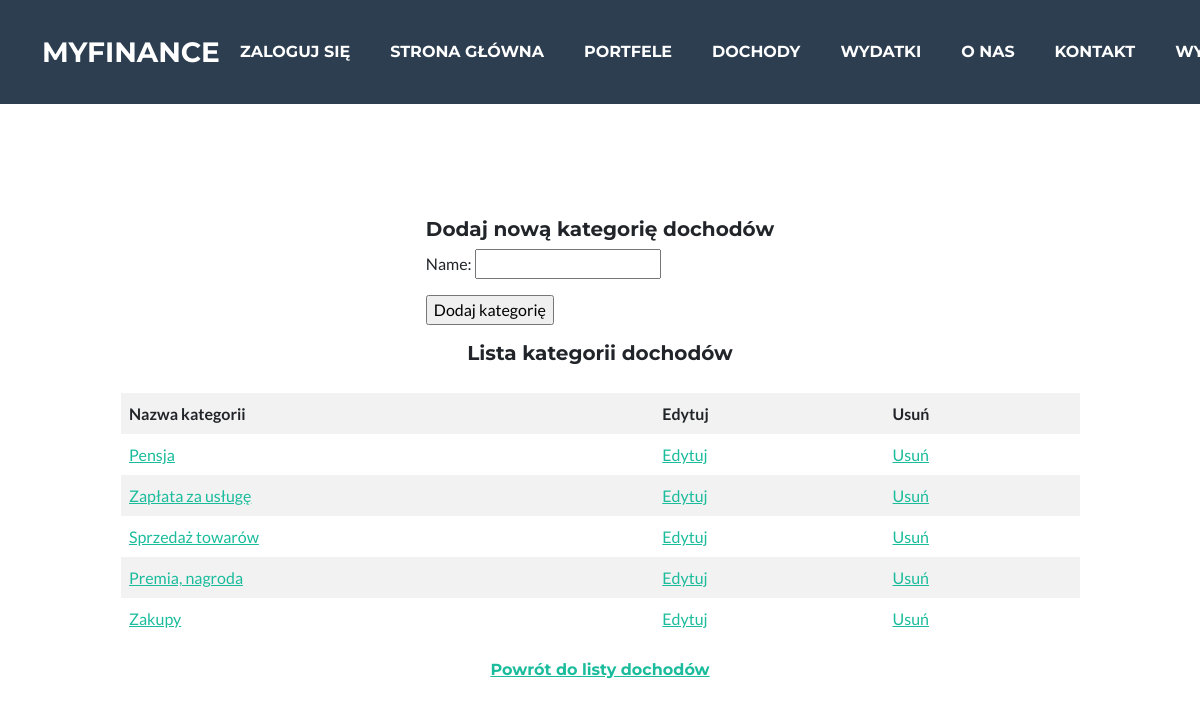
The app's page /category_income_list/ (signed in) with its own data.
### MyFinance/models.py (models this page shows, shortened)
class CategoryIncome(models.Model):
    name = models.CharField(max_length=255)
    user = models.ForeignKey(User, on_delete=models.CASCADE)

### MyFinance/views.py (the view, shortened to what this page needs)
# urls.py: path('category_income_list/', views.CategoryIncomeListView.as_view(), name='category_income_list'),
class CategoryIncomeListView(LoginRequiredMixin, View):
    template_name = 'category_income_list.html'
    def get(self, request):
        form = CategoryIncomeForm()
        categories = CategoryIncome.objects.filter(
            user=request.user)  # storing all existing income categories from database in this variable
        return render(request, self.template_name, {'categories': categories, 'form': form})

### MyFinance/forms.py
class CategoryIncomeForm(forms.ModelForm):
    class Meta:
        model = CategoryIncome
        fields = ['name']

### MyFinance/templates/category_income_list.html (shortened to what this page needs)
{% extends 'base.html' %}
{% block content %}
    <div style="display: flex; flex-direction: column; align-items: center; justify-content: center; min-height: 100vh;">
        <form method="post">
                <h5>Dodaj nową kategorię dochodów</h5>
                {{ form.as_p }}
                <p><input type="submit" value="Dodaj kategorię"></p>
            </form>
        <h5>Lista kategorii dochodów</h5>
        <table>
            <thead>
                <tr>
                    <th>Nazwa kategorii</th>
                    <th>Edytuj</th>
                    <th>Usuń</th>
                </tr>
            </thead>
            <tbody>
                {% for category in categories %}
                    <tr>
                        <td><a href="/detailed_category_income_list/{{ category.id }}/">{{ category.name }}</a></td>
                        <td>
                            <a href="/category_income_list/{{ category.id }}/edit/">Edytuj</a>
                        </td>
                        <td>
                            <a href="/category_income_list/{{ category.id }}/delete/">Usuń</a>
                        </td>
                    </tr>
                {% empty %}
                    <tr>
                        <td colspan="3">Brak dostępnych kategorii.</td>
                    </tr>
                {% endfor %}
            </tbody>
        </table>
        <h6><p><a href="/monthly_income_list/">Powrót do listy dochodów</a></p></h6>
    </div>
{% endblock %}

### MyFinance/templates/base.html (style rules this page uses)
body { padding-top: 60px; }

### MyFinance/templates/category_income_list.html (style rules this page uses)
table { border-collapse: collapse; width: 80%; margin: 20px auto; }
th, td { padding: 8px; text-align: left; }
th { background-color: #f2f2f2; }
tr:nth-child(even) { background-color: #f2f2f2; }
table, th, td { border: 1px solid transparent; }

### records on screen
CategoryIncome: name "Pensja"
CategoryIncome: name "Zapłata za usługę"
CategoryIncome: name "Sprzedaż towarów"
CategoryIncome: name "Premia, nagroda"
CategoryIncome: name "Zakupy"
